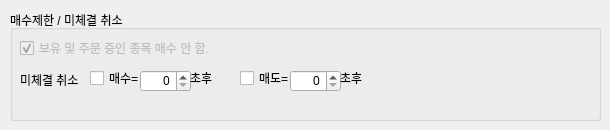
       <widget class="QWidget" name="tab_10">
        <attribute name="title">
         <string>제한/취소</string>
        </attribute>
        <widget class="QGroupBox" name="groupBox_9">
         <property name="geometry">
          <rect>
           <x>10</x>
           <y>10</y>
           <width>591</width>
           <height>111</height>
          </rect>
         </property>
         <property name="title">
          <string>매수제한 / 미체결 취소</string>
         </property>
         <widget class="QCheckBox" name="chkNoDup">
          <property name="enabled">
           <bool>false</bool>
          </property>
          <property name="geometry">
           <rect>
            <x>10</x>
            <y>30</y>
            <width>211</width>
            <height>16</height>
           </rect>
          </property>
          <property name="text">
           <string>보유 및 주문 중인 종목 매수 안 함.</string>
          </property>
          <property name="checked">
           <bool>true</bool>
          </property>
         </widget>
         <widget class="QCheckBox" name="chkBuyCancel">
          <property name="geometry">
           <rect>
            <x>80</x>
            <y>60</y>
            <width>51</width>
            <height>16</height>
           </rect>
          </property>
          <property name="text">
           <string>매수=</string>
          </property>
         </widget>
         <widget class="QSpinBox" name="spbBuyCancel">
          <property name="geometry">
           <rect>
            <x>130</x>
            <y>60</y>
            <width>51</width>
            <height>22</height>
           </rect>
          </property>
          <property name="alignment">
           <set>Qt::AlignRight|Qt::AlignTrailing|Qt::AlignVCenter</set>
          </property>
          <property name="showGroupSeparator" stdset="0">
           <bool>true</bool>
          </property>
          <property name="minimum">
           <number>0</number>
          </property>
          <property name="maximum">
           <number>60</number>
          </property>
          <property name="singleStep">
           <number>1</number>
          </property>
         </widget>
         <widget class="QLabel" name="label_10">
          <property name="geometry">
           <rect>
            <x>180</x>
            <y>60</y>
            <width>31</width>
            <height>16</height>
           </rect>
          </property>
          <property name="text">
           <string>초후</string>
          </property>
         </widget>
         <widget class="QSpinBox" name="spbSellCancel">
          <property name="geometry">
           <rect>
            <x>280</x>
            <y>60</y>
            <width>51</width>
            <height>22</height>
           </rect>
          </property>
          <property name="alignment">
           <set>Qt::AlignRight|Qt::AlignTrailing|Qt::AlignVCenter</set>
          </property>
          <property name="showGroupSeparator" stdset="0">
           <bool>true</bool>
          </property>
          <property name="minimum">
           <number>0</number>
          </property>
          <property name="maximum">
           <number>60</number>
          </property>
          <property name="singleStep">
           <number>1</number>
          </property>
         </widget>
         <widget class="QLabel" name="label_16">
          <property name="geometry">
           <rect>
            <x>330</x>
            <y>60</y>
            <width>31</width>
            <height>16</height>
           </rect>
          </property>
          <property name="text">
           <string>초후</string>
          </property>
         </widget>
         <widget class="QCheckBox" name="chkSellCancel">
          <property name="geometry">
           <rect>
            <x>230</x>
            <y>60</y>
            <width>51</width>
            <height>16</height>
           </rect>
          </property>
          <property name="text">
           <string>매도=</string>
          </property>
         </widget>
         <widget class="QLabel" name="label_58">
          <property name="geometry">
           <rect>
            <x>10</x>
            <y>60</y>
            <width>71</width>
            <height>20</height>
           </rect>
          </property>
          <property name="text">
           <string>미체결 취소</string>
          </property>
          <property name="alignment">
           <set>Qt::AlignLeading|Qt::AlignLeft|Qt::AlignVCenter</set>
          </property>
         </widget>
        </widget>
       </widget>
